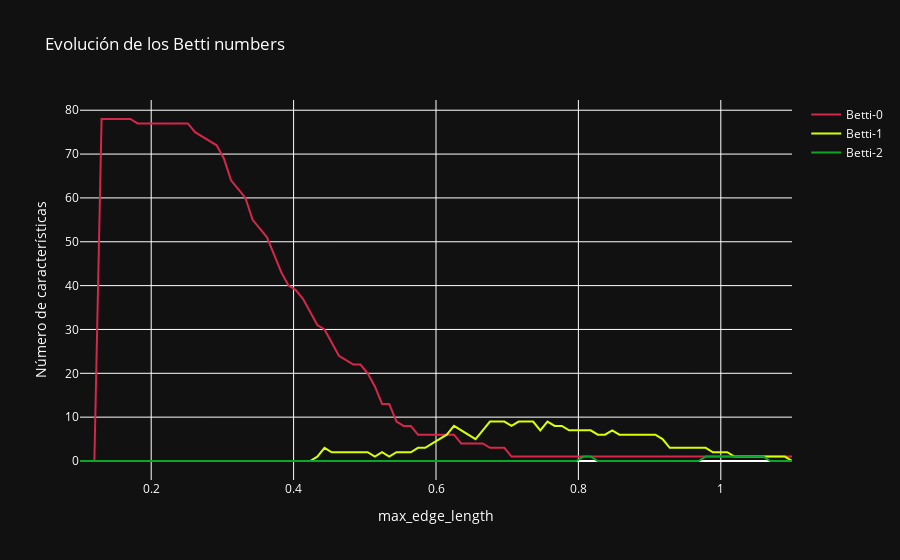

This figure's notebook cell:
### Code cell
import numpy as np
import pandas as pd
import gudhi as gd
import plotly.express as px

def betti_evolution(distance_matrix,edge_lengths):
    betti_data = []

    for length in edge_lengths:
        rips_complex = gd.RipsComplex(distance_matrix=distance_matrix, max_edge_length=length)
        simplex_tree = rips_complex.create_simplex_tree(max_dimension=3)
        simplex_tree.compute_persistence()
        bettis = simplex_tree.betti_numbers()
        while len(bettis) < 3:
            bettis.append(0)
        betti_data.append((length, bettis[0], bettis[1], bettis[2]))

    df_betti = pd.DataFrame(betti_data, columns=['edge_length', 'Betti-0', 'Betti-1', 'Betti-2'])
    df_melted = df_betti.melt(id_vars='edge_length', 
                              value_vars=['Betti-0', 'Betti-1', 'Betti-2'],
                              var_name='Betti', 
                              value_name='Count')

    fig = px.line(df_melted, 
                  x='edge_length', 
                  y='Count', 
                  color='Betti',
                  title='Evolución de los Betti numbers',
                  labels={'edge_length': 'max_edge_length', 'Count': 'Número de características'},
                  color_discrete_map={
                      'Betti-0': '#d5274a',
                      'Betti-1': '#d9ff00',
                      'Betti-2': '#08a725'
                  })

    fig.update_layout(
        plot_bgcolor='#111111',
        paper_bgcolor='#111111',
        font_color='white',
        legend_title_text='',
    )

    return fig
edge_lengths = np.linspace(0.1, 1.1, 100)

FIG=betti_evolution(distance_matrix,edge_lengths)
FIG.show()

### Figure 1 — Plotly figure (JSON) as saved in the notebook; plotly's stock layout.template omitted (floating-point values rounded to 4 significant figures)
{"data": [{"hovertemplate": "Betti=Betti-0<br>max_edge_length=%{x}<br>Número de características=%{y}<extra></extra>", "legendgroup": "Betti-0", "line": {"color": "#d5274a", "dash": "solid"}, "marker": {"symbol": "circle"}, "mode": "lines", "name": "Betti-0", "orientation": "v", "showlegend": true, "type": "scatter", "x": [0.1, 0.1101, 0.1202, 0.1303, 0.1404, 0.1505, 0.1606, 0.1707, 0.1808, 0.1909, 0.201, 0.2111, 0.2212, 0.2313, 0.2414, 0.2515, 0.2616, 0.2717, 0.2818, 0.2919, 0.302, 0.3121, 0.3222, 0.3323, 0.3424, 0.3525, 0.3626, 0.3727, 0.3828, 0.3929, 0.403, 0.4131, 0.4232, 0.4333, 0.4434, 0.4535, 0.4636, 0.4737, 0.4838, 0.4939, 0.504, 0.5141, 0.5242, 0.5343, 0.5444, 0.5545, 0.5646, 0.5747, 0.5848, 0.5949, 0.6051, 0.6152, 0.6253, 0.6354, 0.6455, 0.6556, 0.6657, 0.6758, 0.6859, 0.696, 0.7061, 0.7162, 0.7263, 0.7364, 0.7465, 0.7566, 0.7667, 0.7768, 0.7869, 0.797, 0.8071, 0.8172, 0.8273, 0.8374, 0.8475, 0.8576, 0.8677, 0.8778, 0.8879, 0.898, 0.9081, 0.9182, 0.9283, 0.9384, 0.9485, 0.9586, 0.9687, 0.9788, 0.9889, 0.999, 1.009, 1.019, 1.029, 1.039, 1.049, 1.06, 1.07, 1.08, 1.09, 1.1], "xaxis": "x", "y": [0, 0, 0, 78, 78, 78, 78, 78, 77, 77, 77, 77, 77, 77, 77, 77, 75, 74, 73, 72, 69, 64, 62, 60, 55, 53, 51, 47, 43, 40, 39, 37, 34, 31, 30, 27, 24, 23, 22, 22, 20, 17, 13, 13, 9, 8, 8, 6, 6, 6, 6, 6, 6, 4, 4, 4, 4, 3, 3, 3, 1, 1, 1, 1, 1, 1, 1, 1, 1, 1, 1, 1, 1, 1, 1, 1, 1, 1, 1, 1, 1, 1, 1, 1, 1, 1, 1, 1, 1, 1, 1, 1, 1, 1, 1, 1, 1, 1, 1, 1], "yaxis": "y"}, {"hovertemplate": "Betti=Betti-1<br>max_edge_length=%{x}<br>Número de características=%{y}<extra></extra>", "legendgroup": "Betti-1", "line": {"color": "#d9ff00", "dash": "solid"}, "marker": {"symbol": "circle"}, "mode": "lines", "name": "Betti-1", "orientation": "v", "showlegend": true, "type": "scatter", "x": [0.1, 0.1101, 0.1202, 0.1303, 0.1404, 0.1505, 0.1606, 0.1707, 0.1808, 0.1909, 0.201, 0.2111, 0.2212, 0.2313, 0.2414, 0.2515, 0.2616, 0.2717, 0.2818, 0.2919, 0.302, 0.3121, 0.3222, 0.3323, 0.3424, 0.3525, 0.3626, 0.3727, 0.3828, 0.3929, 0.403, 0.4131, 0.4232, 0.4333, 0.4434, 0.4535, 0.4636, 0.4737, 0.4838, 0.4939, 0.504, 0.5141, 0.5242, 0.5343, 0.5444, 0.5545, 0.5646, 0.5747, 0.5848, 0.5949, 0.6051, 0.6152, 0.6253, 0.6354, 0.6455, 0.6556, 0.6657, 0.6758, 0.6859, 0.696, 0.7061, 0.7162, 0.7263, 0.7364, 0.7465, 0.7566, 0.7667, 0.7768, 0.7869, 0.797, 0.8071, 0.8172, 0.8273, 0.8374, 0.8475, 0.8576, 0.8677, 0.8778, 0.8879, 0.898, 0.9081, 0.9182, 0.9283, 0.9384, 0.9485, 0.9586, 0.9687, 0.9788, 0.9889, 0.999, 1.009, 1.019, 1.029, 1.039, 1.049, 1.06, 1.07, 1.08, 1.09, 1.1], "xaxis": "x", "y": [0, 0, 0, 0, 0, 0, 0, 0, 0, 0, 0, 0, 0, 0, 0, 0, 0, 0, 0, 0, 0, 0, 0, 0, 0, 0, 0, 0, 0, 0, 0, 0, 0, 1, 3, 2, 2, 2, 2, 2, 2, 1, 2, 1, 2, 2, 2, 3, 3, 4, 5, 6, 8, 7, 6, 5, 7, 9, 9, 9, 8, 9, 9, 9, 7, 9, 8, 8, 7, 7, 7, 7, 6, 6, 7, 6, 6, 6, 6, 6, 6, 5, 3, 3, 3, 3, 3, 3, 2, 2, 2, 1, 1, 1, 1, 1, 1, 1, 1, 0], "yaxis": "y"}, {"hovertemplate": "Betti=Betti-2<br>max_edge_length=%{x}<br>Número de características=%{y}<extra></extra>", "legendgroup": "Betti-2", "line": {"color": "#08a725", "dash": "solid"}, "marker": {"symbol": "circle"}, "mode": "lines", "name": "Betti-2", "orientation": "v", "showlegend": true, "type": "scatter", "x": [0.1, 0.1101, 0.1202, 0.1303, 0.1404, 0.1505, 0.1606, 0.1707, 0.1808, 0.1909, 0.201, 0.2111, 0.2212, 0.2313, 0.2414, 0.2515, 0.2616, 0.2717, 0.2818, 0.2919, 0.302, 0.3121, 0.3222, 0.3323, 0.3424, 0.3525, 0.3626, 0.3727, 0.3828, 0.3929, 0.403, 0.4131, 0.4232, 0.4333, 0.4434, 0.4535, 0.4636, 0.4737, 0.4838, 0.4939, 0.504, 0.5141, 0.5242, 0.5343, 0.5444, 0.5545, 0.5646, 0.5747, 0.5848, 0.5949, 0.6051, 0.6152, 0.6253, 0.6354, 0.6455, 0.6556, 0.6657, 0.6758, 0.6859, 0.696, 0.7061, 0.7162, 0.7263, 0.7364, 0.7465, 0.7566, 0.7667, 0.7768, 0.7869, 0.797, 0.8071, 0.8172, 0.8273, 0.8374, 0.8475, 0.8576, 0.8677, 0.8778, 0.8879, 0.898, 0.9081, 0.9182, 0.9283, 0.9384, 0.9485, 0.9586, 0.9687, 0.9788, 0.9889, 0.999, 1.009, 1.019, 1.029, 1.039, 1.049, 1.06, 1.07, 1.08, 1.09, 1.1], "xaxis": "x", "y": [0, 0, 0, 0, 0, 0, 0, 0, 0, 0, 0, 0, 0, 0, 0, 0, 0, 0, 0, 0, 0, 0, 0, 0, 0, 0, 0, 0, 0, 0, 0, 0, 0, 0, 0, 0, 0, 0, 0, 0, 0, 0, 0, 0, 0, 0, 0, 0, 0, 0, 0, 0, 0, 0, 0, 0, 0, 0, 0, 0, 0, 0, 0, 0, 0, 0, 0, 0, 0, 0, 1, 1, 0, 0, 0, 0, 0, 0, 0, 0, 0, 0, 0, 0, 0, 0, 0, 1, 1, 1, 1, 1, 1, 1, 1, 1, 0, 0, 0, 0], "yaxis": "y"}], "layout": {"font": {"color": "white"}, "legend": {"title": {"text": ""}, "tracegroupgap": 0}, "paper_bgcolor": "#111111", "plot_bgcolor": "#111111", "title": {"text": "Evolución de los Betti numbers"}, "xaxis": {"anchor": "y", "domain": [0, 1], "title": {"text": "max_edge_length"}}, "yaxis": {"anchor": "x", "domain": [0, 1], "title": {"text": "Número de características"}}}}
